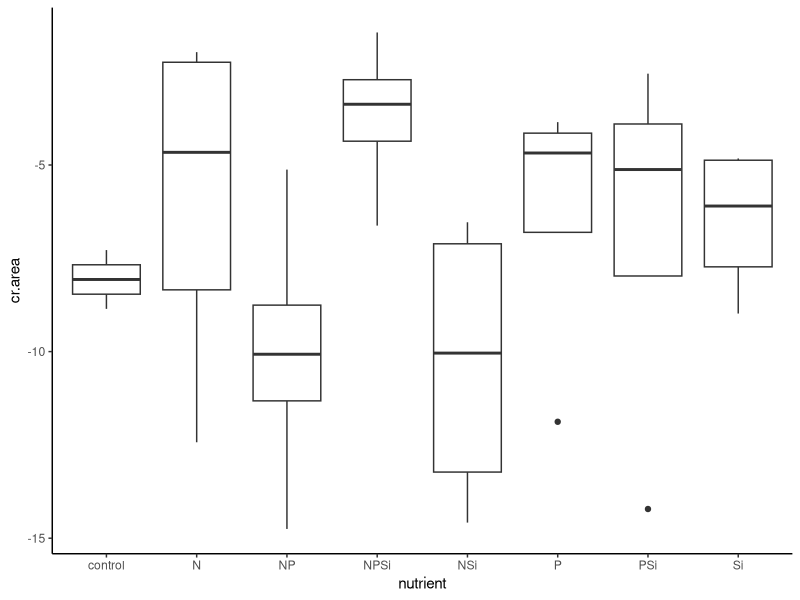
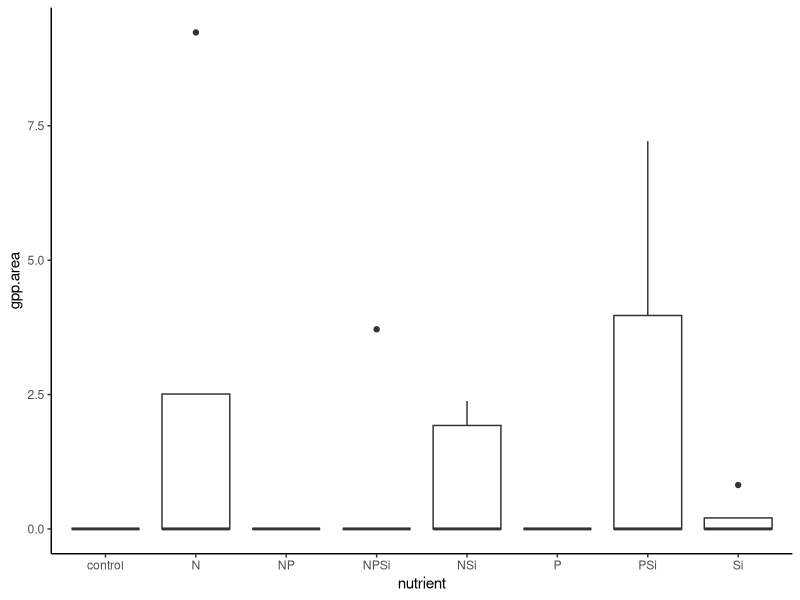
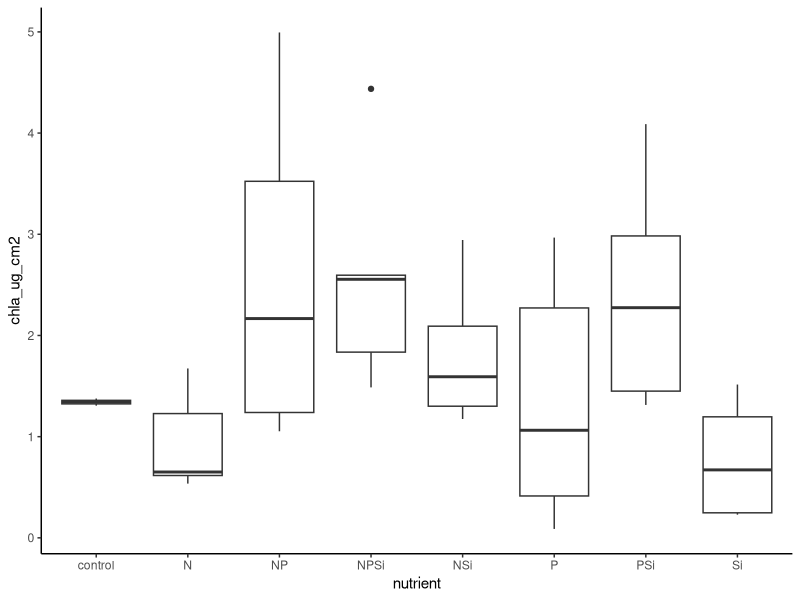

The R source for these figures, in order: (Note: this script raises an error after producing the figures.)
#Author:  Clay Arango
#Creation date: 10-Feb-19
#Script to analyze NDS data from Summer 2018 NDS work with S. Roley and A. Alexiades

#packages
install.packages("nlme")
install.packages("nortest")
install.packages("plyr")
install.packages("dplyr")
install.packages("multcomp")
install.packages("MASS")
install.packages("ggplot2")
library(nlme)
library(nortest)
library(plyr)
library(dplyr)
library(multcomp)
library(MASS)
library(ggplot2)

#Load data
kiona_summer <- read.table(file="kiona_summer.csv", header=T, sep=",")

#set variable
d = kiona_summer

#evaluate data to make sure factors are correct
names(d)

unique(d$nutrient) #control, N, NP, NPSi, NSi, P, PSi, Si
unique(d$N) #should be 0 and 1
unique(d$P) #should be 0 and 1
unique(d$Si) #should be 0 and 1
unique(d$top) #should be "sponge" and "glass"
#if need to change, use recode function below. 
d$top<-recode(d$top, "cellulose" ="sponge")
str(d)

#convert N and P vand Si alues (0 or 1 for absence or presence) to factors
d$N<-as.factor(d$N)
d$P<-as.factor(d$P)
d$Si<-as.factor(d$Si)
str(d)

#subset data into gpp and cr response
d.cr = subset(d, top=="sponge", data=d)
d.gpp = subset(d, top=="glass", data=d)

#check for outliers and check data entry before calculating CR-NRR
ggplot(d.cr, aes(x=nutrient, y=cr.area)) + geom_boxplot() + theme_classic()
#W8, V5 are outliers

#calculate nrr for cr
x<-ddply(d.cr, "nutrient", summarise, ave_cr = mean(cr.area, na.rm=T)) 
x
d.cr$cr.nrr = d.cr$cr.area/-8.067717 #divide by control ave_cr

#check for outliers and check data entry before calculating GPP- and chla-NRR
ggplot(d.gpp, aes(x=nutrient, y=gpp.area)) + geom_boxplot() + theme_classic()
#GPP area has 0 controls, so can't calculate NRR for GPP
#AA7, N+P+Si and Si have only one non-zero value
#probably need to drop this from GPP analysis
ggplot(d.gpp, aes(x=nutrient, y=chla_ug_cm2)) + geom_boxplot() + theme_classic()
#Y6

#calculate nrr for gpp and chla
x<- ddply(d.gpp, "nutrient", summarise, ave_gpp = mean(gpp.area, na.rm=T), ave_chla = mean(chla, na.rm=T)) 
x
d.gpp$gpp.nrr = d.gpp$gpp.area/0 #divide by control ave_gpp
d.gpp$chla.nrr = d.gpp$chla/1.3413552 #divide by control ave_chla
#use to exclude outliers
#x1<- ddply(subset(d.gpp, !(nds.id=="F6")), "nutrient", summarise, ave_chla = mean(chla_ug_cm2, na.rm=T)) 
#x1
#d.gpp$chla.nrr_1<-d.gpp$chla_ug_cm2/2.700340

#combine into one file and export
d.cr$chla.nrr<-NA
#d.cr$chla.nrr_1<-NA#for excluded outliers
d.cr$gpp.nrr<-NA
d.gpp$cr.nrr<-NA
d.nrr<-rbind(d.cr, d.gpp)
d.nrr$site.date<-"kiona_summer"
d.nrr$gpp.es<-log(d.nrr$gpp.nrr)
d.nrr$cr.es<-log(d.nrr$cr.nrr)
d.nrr$chla.es<-log(d.nrr$chla.nrr)

write.table(d.nrr, "kiona_summer_nrr.csv",  sep=",", quote=F, row.names =F)

###############
#plots of NRR
##############
ggplot(data=subset(d.cr, !(nutrient=="control")), aes(x=nutrient, y=cr.nrr))+geom_boxplot()+theme_bw()+
  ylab("CR NRR")+geom_abline(slope = 0, intercept = 1)+
  theme(axis.title.x=element_blank(), panel.grid.minor=element_blank(), panel.grid.major=element_blank())
#maybe N+P colimitation, but probably no limitation

ggplot(data=subset(d.nrr, (top=="sponge")), aes(x=nutrient, y=cr.es))+geom_boxplot()+theme_bw()+
  ylab("CR Effect Size")+geom_hline(yintercept = 0.7, lty="dashed")+ geom_hline(yintercept = -0.7, lty="dashed")+
  geom_hline(yintercept = 1.385)+
  theme(axis.title.x=element_blank(), panel.grid.minor=element_blank(), panel.grid.major=element_blank())
#nothing over 1.385, so no significance?

ggplot(data=subset(d.gpp, !(nutrient=="control")), aes(x=nutrient, y=gpp.nrr))+geom_boxplot()+theme_bw()+
  ylab("GPP NRR")+geom_abline(slope = 0, intercept = 1)+
  theme(axis.title.x=element_blank(), panel.grid.minor=element_blank(), panel.grid.major=element_blank())
#no data

ggplot(data=subset(d.nrr, top =="glass"),aes(x=nutrient, y=gpp.es))+geom_boxplot()+theme_bw()+
  ylab("GPP Effect Size")+geom_hline(yintercept = 0.7, lty="dashed")+
  geom_hline(yintercept = -0.7, lty="dashed")+ geom_hline(yintercept = 1.385)+
  theme(axis.title.x=element_blank(), panel.grid.minor=element_blank(), panel.grid.major=element_blank())
#not enough data

ggplot(data=subset(d.gpp, !(nutrient=="control")), aes(x=nutrient, y=chla.nrr))+geom_boxplot()+theme_bw()+
  ylab("Chlorophyll-a NRR")+geom_abline(slope = 0, intercept = 1)+ 
  theme(axis.title.x=element_blank(), panel.grid.minor=element_blank(), panel.grid.major=element_blank())
#P+si limitation?

ggplot(data=subset(d.nrr, (top=="glass")), aes(x=nutrient, y=chla.es))+geom_boxplot()+theme_bw()+
  ylab("Chla Effect Size")+ geom_hline(yintercept = 0.7, lty="dashed")+ geom_hline(yintercept = -0.7, lty="dashed")+    
  geom_hline(yintercept = 1.385)+
  theme(axis.title.x=element_blank(), panel.grid.minor=element_blank(), panel.grid.major=element_blank())
#P+Si inhibition?  nothing over 1.385 so no significance?

##########
#NRR Summary Files
#########

GPP_sum<-ddply(d.gpp, "nutrient", summarise, ave_nrr.gpp=mean(gpp.nrr, na.rm=T), sd_nrr.gpp=sd(gpp.nrr, na.rm=T), 
               se_nrr.gpp =(sd(gpp.nrr)/sqrt(sum(!is.na(gpp.nrr)))), 
               ci95_nrr.gpp = (1.96*(sd(gpp.nrr)/sqrt(sum(!is.na(gpp.nrr))))),
               ave_nrr.chla=mean(chla.nrr, na.rm=T), sd_nrr.chla=sd(chla.nrr, na.rm=T), 
               se_nrr.chla =(sd(chla.nrr)/sqrt(sum(!is.na(chla.nrr)))), 
               ci95_nrr.chla = (1.96*(sd(chla.nrr)/sqrt(sum(!is.na(chla.nrr))))))
CR_sum<-ddply(d.cr, "nutrient", summarise, ave_nrr.cr=mean(cr.nrr, na.rm=T), sd_nrr.cr=sd(cr.nrr, na.rm=T), 
              se_nrr.cr =(sd(cr.nrr)/sqrt(sum(!is.na(cr.nrr)))), 
              ci95_nrr.cr = (1.96*(sd(cr.nrr)/sqrt(sum(!is.na(cr.nrr))))))

#now combine into one and export
d.sum<-merge(GPP_sum, CR_sum, by="nutrient")
d.sum$site_date<-"kiona_summer"
write.table(d.sum, "kiona_sum_summ.csv",  sep=",", quote=F, row.names=F)

############################################################
#analyze RESPIRATION data
############################################################

M1<-gls(cr.area~N*P*Si, data=d.cr, na.action=na.omit)
E1<-residuals(M1)
qqnorm(E1)
qqline(E1)
ad.test(E1)
   #residuals are normally distributed
hist(E1)  
plot(M1)

plot(filter(d.cr, !is.na(cr.area)) %>% dplyr::select(nutrient), 
     E1, xlab="nutrient", ylab="Residuals")
bartlett.test(cr.area~nutrient, data=d.cr)
   #variance test is ok

anova(M1)


##########################################################
#do multiple 2 way ANOVAs to improve our ability to interpret
##########################################################
#N and P
M1<-gls(cr.area~N*P, data=d.cr, na.action=na.omit)
E1<-residuals(M1)
qqnorm(E1)
qqline(E1)
ad.test(E1)
#residuals are normally distributed, p=0.1266
hist(E1)  
plot(M1)

bartlett.test(cr.area~nutrient, data=d.cr)
#variance test OK

anova(M1) #interpretation, no limitation

#remove NA for plotting
xx = na.omit(subset(d.cr, select = c(N,P,cr.area)))
interaction.plot(xx$N, xx$P, xx$cr.area)

#N and Si
M1<-gls(cr.area~N*Si, data=d.cr, na.action=na.omit)
E1<-residuals(M1)
qqnorm(E1)
qqline(E1)
ad.test(E1)
#residuals are normally distributed, p=0.2372
hist(E1)  
plot(M1)

bartlett.test(cr.area~nutrient, data=d.cr)
#variance test OK

anova(M1) #interpretation, no limitation

#remove NA for plotting
xx = na.omit(subset(d.cr, select = c(N,Si,cr.area)))
interaction.plot(xx$N, xx$Si, xx$cr.area)

#P and Si
M1<-gls(cr.area~P*Si, data=d.cr, na.action=na.omit)
E1<-residuals(M1)
qqnorm(E1)
qqline(E1)
ad.test(E1)
#residuals are normally distributed, p=0.06483
hist(E1)  
plot(M1)

bartlett.test(cr.area~nutrient, data=d.cr)
#variance test OK

anova(M1) #interpretation, no limitation

#remove NA for plotting
xx = na.omit(subset(d.cr, select = c(P,Si,cr.area)))
interaction.plot(xx$P, xx$Si, xx$cr.area)
##########################################################
##########################################################

x <- group_by(d.cr, nutrient) %>%  # Grouping function causes subsequent functions to aggregate by season and reach
  summarize(cr.mean = abs(mean(cr.area, na.rm = TRUE)), # na.rm = TRUE to remove missing values
            cr.sd=abs(sd(cr.area, na.rm = TRUE)),  # na.rm = TRUE to remove missing values
            n = sum(!is.na(cr.area)), # of observations, excluding NAs. 
            cr.se=cr.sd/sqrt(n))

ggplot(data=x, aes(x=nutrient, y=cr.mean)) + 
  geom_bar(stat="identity", position=position_dodge(), color = "black") + 
  geom_errorbar(aes(ymin=cr.mean, ymax=cr.mean+cr.se), width=0.2, 
                position=position_dodge(0.9)) + 
  xlab("Nutrient") +
  ylab(expression(Respiration~(ug~O[2]~m^{-2}~h^{-1}))) +
  ylim(0,20) +
  labs(fill="Light") +
  theme_bw() +
  theme(panel.grid.major=element_blank(),
        panel.grid.minor=element_blank(),
        legend.title=element_text(size=6),
        legend.key=element_blank(), 
        legend.position=c(0.5,0.95), 
        legend.text=element_text(size=8), 
        legend.background=element_blank(), 
        legend.direction="horizontal", 
        legend.key.size=unit(0.3, "cm"), 
        axis.title.y=element_text(size=8), 
        axis.title.x=element_text(size=8), 
        axis.text.x=element_text(size=8))

#ggsave('output/figures/Ring_fall.tiff',
#       units="in",
#       width=3.25,
#       height=3.25,
#       dpi=1200,
#       compression="lzw")

#summarize nrr
x <- group_by(d.cr, nutrient) %>%  # Grouping function causes subsequent functions to aggregate by season and reach
  summarize(cr.mean = abs(mean(cr.nrr, na.rm = TRUE)), # na.rm = TRUE to remove missing values
            cr.sd=abs(sd(cr.nrr, na.rm = TRUE)),  # na.rm = TRUE to remove missing values
            n = sum(!is.na(cr.nrr)), # of observations, excluding NAs. 
            cr.se=cr.sd/sqrt(n))

############################################################
#analyze the PRODUCTION data
############################################################

M1<-gls(gpp.area~N*P*Si, data=d.gpp, na.action=na.omit) 
E1<-residuals(M1)
qqnorm(E1)
qqline(E1)
ad.test(E1)
   #residuals are not normal

hist(E1, xlab="residuals", main="")
plot(M1)

plot(filter(d.gpp, !is.na(gpp.area)) %>% dplyr::select(nutrient), 
     E1, xlab="nutrient", ylab="Residuals")
bartlett.test(gpp.area~nutrient, data=d.gpp)
   #not OK

anova(M1)
  
x <- group_by(d.gpp, nutrient) %>%  # Grouping function causes subsequent functions to aggregate by season and reach
  summarize(gpp.mean = abs(mean(gpp.area, na.rm = TRUE)), # na.rm = TRUE to remove missing values
            gpp.sd=abs(sd(gpp.area, na.rm = TRUE)),  # na.rm = TRUE to remove missing values
            n = sum(!is.na(gpp.area)), # of observations, excluding NAs. 
            gpp.se=gpp.sd/sqrt(n))

ggplot(data=x, aes(x=nutrient, y=gpp.mean)) + 
  geom_bar(stat="identity", position=position_dodge(), color = "black") + 
  geom_errorbar(aes(ymin=gpp.mean, ymax=gpp.mean+gpp.se), width=0.2, 
                position=position_dodge(0.9)) + 
  xlab("Nutrient") +
  ylab(expression(Production~(ug~O[2]~m^{-2}~h^{-1}))) +
  labs(fill="Light") +
  theme_bw() +
  theme(panel.grid.major=element_blank(),
        panel.grid.minor=element_blank(), 
        legend.title=element_text(size=6), 
        legend.key=element_blank(),  
        legend.position=c(0.5,0.95),  
        legend.text=element_text(size=8),  
        legend.background=element_blank(),  
        legend.direction="horizontal",  
        legend.key.size=unit(0.3, "cm"),  
        axis.title.y=element_text(size=8),  
        axis.title.x=element_text(size=8),  
        axis.text.x=element_text(size=8))

#ggsave('output/figures/gppByNutrient.tiff',
#       units="in",
#       width=3.25,
#       height=3.25,
#       dpi=1200,
#       compression="lzw")


#summarize nrr
x <- group_by(d.gpp, nutrient) %>%  # Grouping function causes subsequent functions to aggregate by season and reach
  summarize(gpp.mean = abs(mean(gpp.nrr, na.rm = TRUE)), # na.rm = TRUE to remove missing values
            gpp.sd=abs(sd(gpp.nrr, na.rm = TRUE)),  # na.rm = TRUE to remove missing values
            n = sum(!is.na(gpp.nrr)), # of observations, excluding NAs. 
            gpp.se=gpp.sd/sqrt(n))

############################################################
#analyze the CHL-A biomass on disks

M1<-gls(chla~N*P*Si, data=d.gpp, na.action=na.omit)
E1<-residuals(M1)
qqnorm(E1)
qqline(E1)
ad.test(E1)
  #residuals are normal (p = 0.2976)
hist(E1)
plot(M1)

bartlett.test(chla~nutrient, data=d.gpp)
  #variance is OK p = 0.117

anova(M1)
